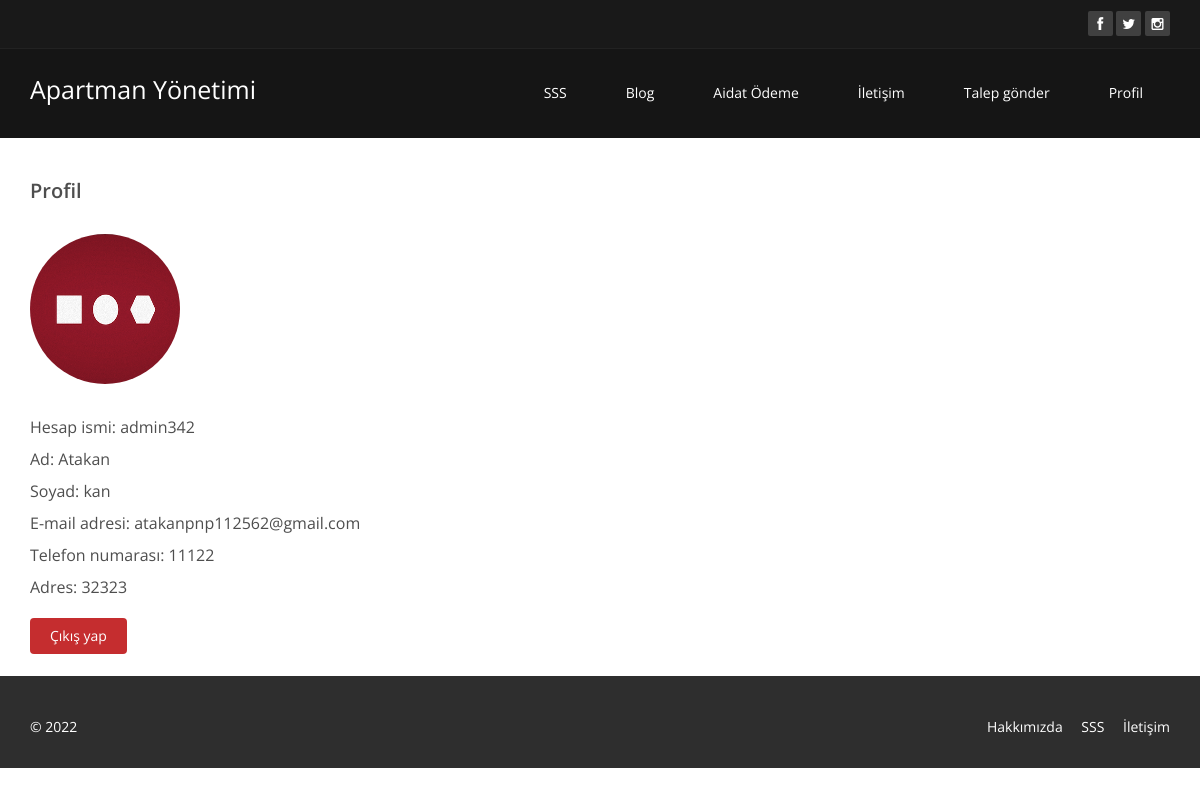
Screenshot of /account/ (signed in) with the database file from the repository.
### core/models.py (models this page shows, shortened)
class Setting(models.Model):
    id = models.UUIDField(primary_key=True,default=uuid.uuid4)
    title = models.CharField(max_length=20)
    keywords = models.CharField(max_length=100,null=True)
    description = models.TextField(null=True)
    company = models.CharField(max_length=20)
    address = models.CharField(max_length=20)
    phone = models.CharField(max_length=20)
    fax = models.CharField(max_length=20)
    email = models.CharField(max_length=20)
    facebook = models.CharField(max_length=50)
    instagram = models.CharField(max_length=50)
    twitter = models.CharField(max_length=50)
    aboutus = 'about-us'
    contact = 'contact'
    references = 'references'
    status = models.BooleanField(default=True)

class Profile(models.Model):
    user = models.ForeignKey(User,on_delete=models.CASCADE)
    id_user = models.IntegerField()
    phone = models.CharField(max_length=16,blank=True)
    image = models.ImageField(upload_to='profile_images',blank=True)
    address = models.CharField(max_length=100,blank=True)

### core/views.py (the view)
# urls.py: path('account/',views.account,name='account'),
@login_required(login_url='signin')
def account(request=request):
    user_profile = Profile.objects.get(user= request.user)
    return render(request,'account.html',{'user_profile':user_profile,'setting' :setting})

### templates/account.html (shortened to what this page needs)
{% load static %}
<!DOCTYPE html>
<html lang="en">
<head>
    <link rel="stylesheet" href="https://maxcdn.bootstrapcdn.com/bootstrap/3.4.1/css/bootstrap.min.css">
    <link href="{% static 'css/bootstrap.min.css' %}" rel="stylesheet">
    <link href="{% static 'css/font-awesome.min.css' %}" rel="stylesheet">
    <link href="{% static 'css/animate.min.css' %}" rel="stylesheet">
    <link href="{% static 'css/prettyPhoto.css' %}" rel="stylesheet">
    <link href="{% static 'css/main.css' %}" rel="stylesheet">
    <link href="{% static 'css/responsive.css' %}" rel="stylesheet">
</head>
<body>
    {% include 'menu.html' %}
    {% block content %}
    <br>
    <div class="container">
        <div>
          <h2>Profil</h2> <br>
          <img src="{{user_profile.image.url}}" width="150px" height="150px" style="border-radius:50%" alt=""> <br> <br>
          <p>Hesap ismi: {{user_profile.user}}</p>
          <p>Ad: {{user_profile.user.first_name}}</p>
          <p>Soyad: {{user_profile.user.last_name}}</p>
          <p>E-mail adresi: {{user_profile.user.email}}</p>
          <p>Telefon numarası: {{user_profile.phone}}</p>
          <p>Adres: {{user_profile.address}}</p>
        <a class="btn btn-primary" href="{% url 'logout' %}">Çıkış yap</a>
        </div>
      <br>
    </div>
    {% include 'footer.html' %}
    {% endblock %}
</body>

### templates/menu.html (shortened to what this page needs)
{% load static %}
<!DOCTYPE html>
<html lang="en">
<head>
    <link rel="stylesheet" href="https://maxcdn.bootstrapcdn.com/bootstrap/3.4.1/css/bootstrap.min.css">
    <link href="{% static 'css/bootstrap.min.css' %}" rel="stylesheet">
    <link href="{% static 'css/font-awesome.min.css' %}" rel="stylesheet">
    <link href="{% static 'css/animate.min.css' %}" rel="stylesheet">
    <link href="{% static 'css/prettyPhoto.css' %}" rel="stylesheet">
    <link href="{% static 'css/main.css' %}" rel="stylesheet">
    <link href="{% static 'css/responsive.css' %}" rel="stylesheet">
</head>
<body>
        <header id="header">
            <div class="top-bar">
                <div class="container">
                    <div class="row">
                        <div class="col-sm-6 col-xs-4">
                        </div>
                        <div class="col-sm-6 col-xs-8">
                            <div class="social">
                                <ul class="social-share">
                                    <li><a href="{{setting.facebook}}"><i class="fa fa-facebook"></i></a></li>
                                    <li><a href="{{setting.twitter}}"><i class="fa fa-twitter"></i></a></li>
                                    <li><a href="{{setting.instagram}}"><i class="fa fa-instagram"></i></a></li>
                                </ul>
                            </div>
                        </div>
                    </div>
                </div>
            </div>
            <nav class="navbar navbar-inverse" role="banner">
                <div class="container">
                    <div class="navbar-header">
                        <a class="navbar-brand" style="font-size:25px" href="/">{{setting.title}}</a>
                    </div>
                    <div class="collapse navbar-collapse navbar-right">
                        <ul class="nav navbar-nav">
                            <li><a href="{% url 'faq' %}">SSS</a></li>
                            <li><a href="{% url 'blog' %}">Blog</a></li>
                            <li><a href="{% url 'payment' %}">Aidat Ödeme</a></li>
                            <li><a href="{% url 'contact' %}">İletişim</a></li>
                            <li><a href="{% url 'request' %}">Talep gönder</a></li>
                            <li><a href="{% url 'account' %}">Profil</a></li>
                        </ul>
                    </div>
                </div>
            </nav>
        </header>
</body>

### staticfiles/css/main.css (style rules this page uses)
body { background: #fff; font-family: 'Open Sans', sans-serif; color:#4e4e4e; line-height: 22px; }
h1, h2, h3, h4, h5, h6 { font-weight: 600; font-family: 'Open Sans', sans-serif; color:#4e4e4e; }
h2 { font-size: 20px; }
a { color: #c52d2f; -webkit-transition: color 300ms, background-color 300ms; -moz-transition: color 300ms, background-color 300ms; -o-transition: color 300ms, background-color 300ms; transition: color 300ms, background-color 300ms; }
.btn-primary { padding: 8px 20px; background: #c52d2f; color: #fff; border-radius: 4px; border:none; margin-top: 10px; }
.navbar>.container .navbar-brand { margin-left: 0; }
.top-bar { padding: 10px 0; background: #191919; border-bottom: 1px solid #222; line-height: 28px; }
.social { text-align: right; }
.social-share { display: inline-block; list-style: none; padding: 0; margin: 0; }
ul.social-share li { display: inline-block; }
ul.social-share li a { display: inline-block; color: #fff; background: #404040; width: 25px; height: 25px; line-height: 25px; text-align: center; border-radius: 2px; }
.navbar-brand { padding: 0; margin:0; }
.navbar { border-radius: 0; margin-bottom: 0; background: #151515; padding: 15px 0; padding-bottom: 0; }
.navbar-nav { margin-top: 12px; }
.navbar-nav>li { margin-left: 35px; padding-bottom: 28px; }
.navbar-inverse .navbar-nav > li > a { padding: 5px 12px; margin: 0; border-radius: 3px; color: #fff; line-height: 24px; display: inline-block; }
.navbar-inverse { border: none; }
.navbar-inverse .navbar-brand { font-size: 36px; line-height: 50px; color: #fff; }
.navbar-inverse .navbar-collapse, .navbar-inverse .navbar-form { border-top: 0; padding-bottom: 0; }

### templates/account.html (style rules this page uses)
p { font-size: 16px; margin-top: 1rem; }

### rows the page displays
Setting: title "Apartman Yönetimi"
Profile: image (picture), user "admin342", user.first_name "Atakan", user.last_name "kan", user.email "atakanpnp112562@gmail.com", phone "11122", address "32323"
